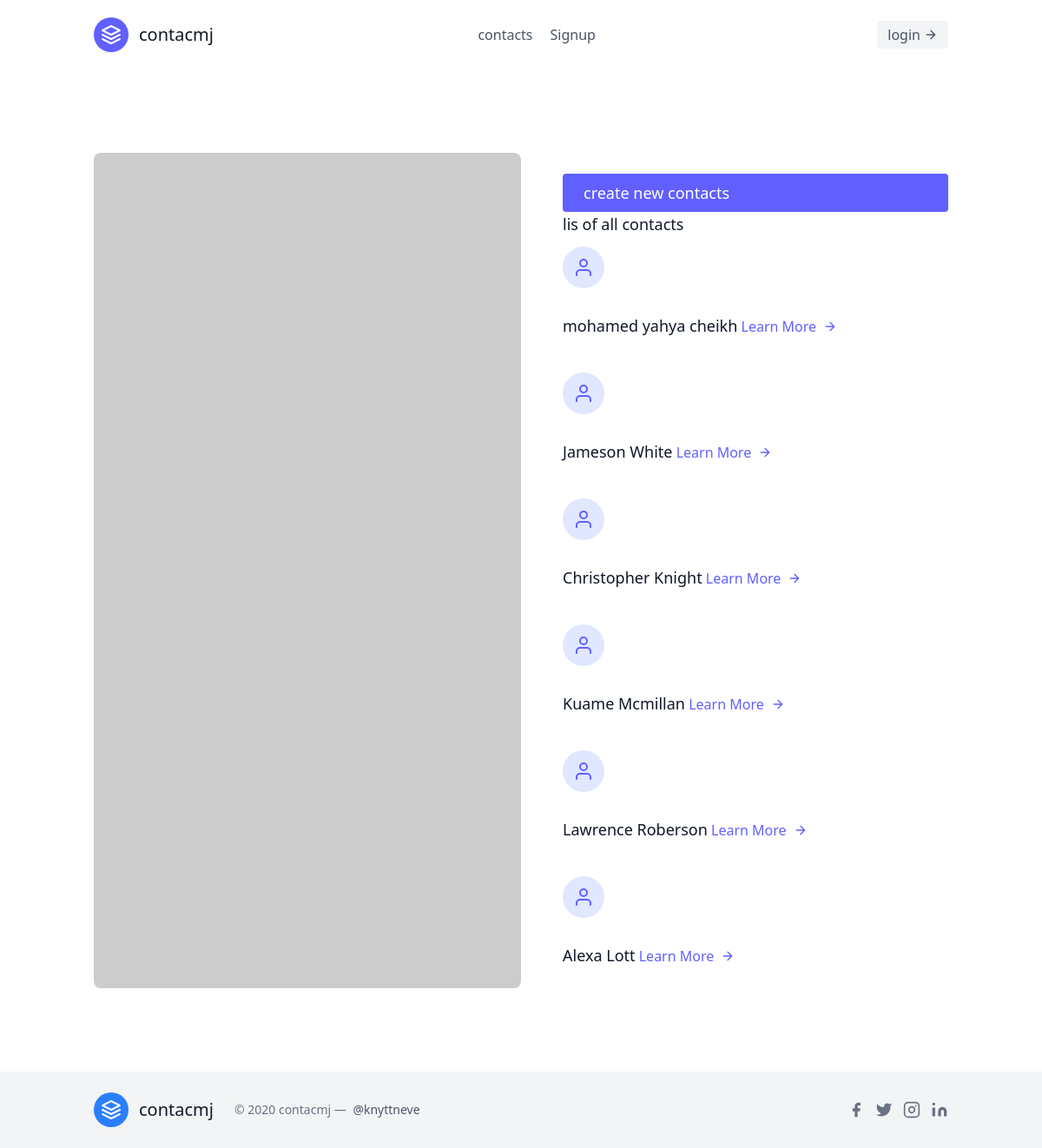
Before: /contacts/ with the older database file.
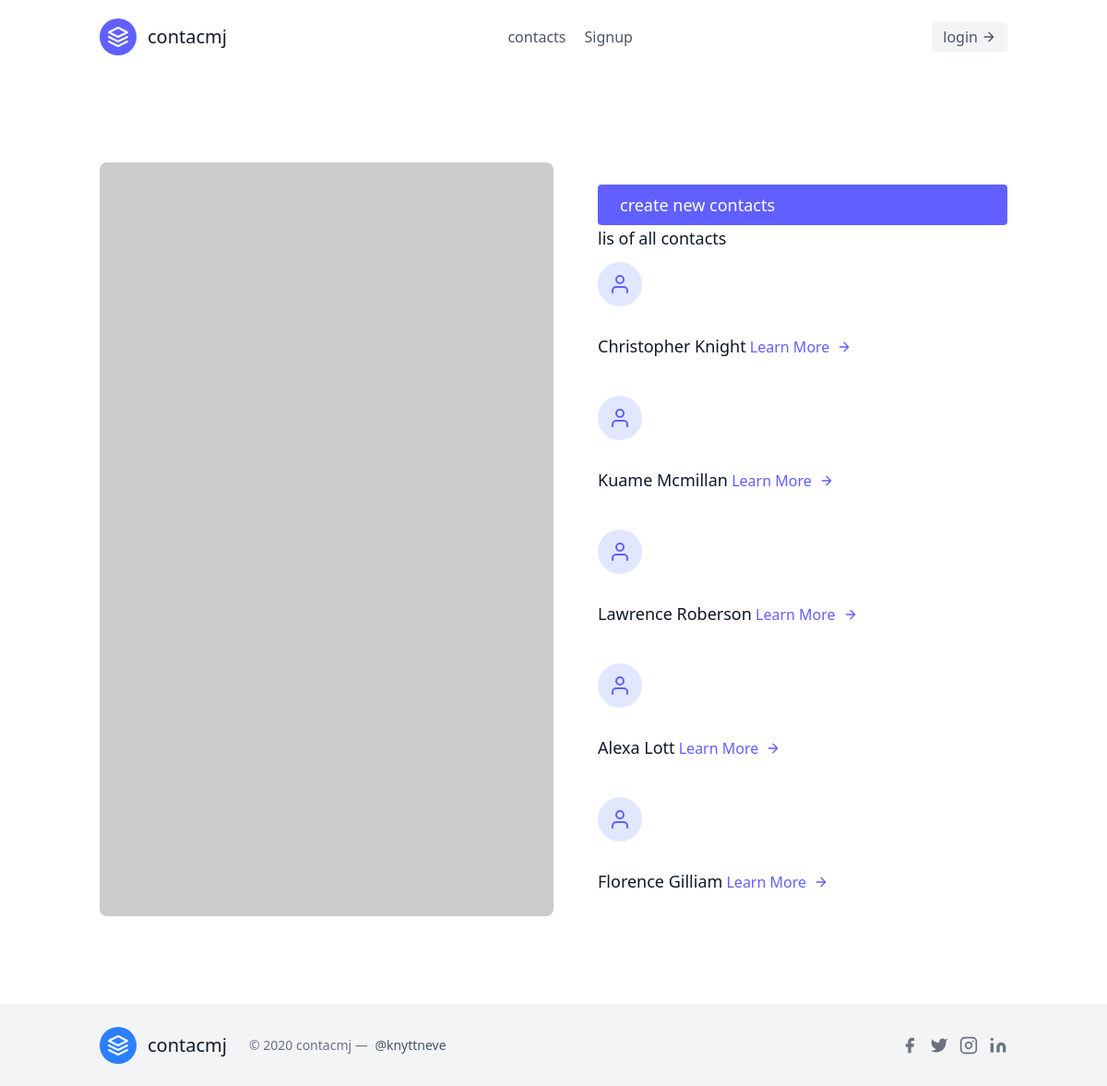
After: the same page with the newer database file.
### contacts/models.py (models this page shows, shortened)
class Contact(models.Model):
    name=models.CharField(max_length=30)
    email=models.EmailField(unique=True)
    phone=models.IntegerField(max_length=100)
    registrar=models.ForeignKey("Registrar",on_delete=models.CASCADE)

### contacts/views.py (the view)
# urls.py: path('',ContactListView.as_view(),name='contact-list'),
class ContactListView(ListView):
    template_name="leads/contactList.html"
    queryset=Contact.objects.all()
    context_object_name='contacts'

### contacts/templates/leads/contactList.html
{% extends 'base.html' %}
{% block content %}
<section class="text-gray-600 body-font">
    <div class="container px-5 py-24 mx-auto flex flex-wrap">
      <div class="lg:w-1/2 w-full mb-10 lg:mb-0 rounded-lg overflow-hidden">
        <img alt="feature" class="object-cover object-center h-full w-full" src="https://dummyimage.com/460x500">
      </div>
      <div class="flex flex-col flex-wrap lg:py-6 -mb-10 lg:w-1/2 lg:pl-12 lg:text-left text-center">
        <a href="{% url 'contacts:contact-create' %}" class="text-white bg-indigo-500 border-0 py-2 px-6 focus:outline-none hover:bg-indigo-600 rounded text-lg">
            create new contacts </a>
            <h2 class="text-gray-900 text-lg title-font font-medium mb-3">lis of all contacts</h2>
            {% for contact in contacts %}
                <div class="flex flex-col mb-10 lg:items-start items-center">
                    <div class="w-12 h-12 inline-flex items-center justify-center rounded-full bg-indigo-100 text-indigo-500 mb-5">
                        <svg fill="none" stroke="currentColor" stroke-linecap="round" stroke-linejoin="round" stroke-width="2" class="w-6 h-6" viewBox="0 0 24 24">
                            <path d="M20 21v-2a4 4 0 00-4-4H8a4 4 0 00-4 4v2"></path>
                            <circle cx="12" cy="7" r="4"></circle>
                        </svg>
                    </div>
                    <div class="flex-grow">
                        <a href="{% url 'contacts:contact-detail' contact.pk  %}" class="text-gray-900 text-lg title-font font-medium mb-3">{{ contact.name }}</a>
                        <a href="{% url 'contacts:contact-detail' contact.pk  %}" class="mt-3 text-indigo-500 inline-flex items-center">Learn More
                        <svg fill="none" stroke="currentColor" stroke-linecap="round" stroke-linejoin="round" stroke-width="2" class="w-4 h-4 ml-2" viewBox="0 0 24 24">
                            <path d="M5 12h14M12 5l7 7-7 7"></path>
                        </svg>
                        </a>
                    </div>
                    </div>
            {% endfor%}
      </div>
    </div>
  </section>
{% endblock content %}

### templates/base.html (shortened to what this page needs)
<!DOCTYPE html>
<html lang="en">
<head>
    <script src="https://cdn.jsdelivr.net/npm/@tailwindcss/browser@4"></script>
</head>
<body>
    {% include "navbar.html"%}
    {% block content %}
    {% endblock content %}
    {% include "footer.html"%}
</body>
</html>

### templates/navbar.html
<header class="text-gray-600 body-font">
  <div class="container mx-auto flex flex-wrap p-5 flex-col md:flex-row items-center">
    <a class="flex title-font font-medium items-center text-gray-900 mb-4 md:mb-0">
      <svg xmlns="http://www.w3.org/2000/svg" fill="none" stroke="currentColor" stroke-linecap="round" stroke-linejoin="round" stroke-width="2" class="w-10 h-10 text-white p-2 bg-indigo-500 rounded-full" viewBox="0 0 24 24">
        <path d="M12 2L2 7l10 5 10-5-10-5zM2 17l10 5 10-5M2 12l10 5 10-5"></path>
      </svg>
      <span class="ml-3 text-xl">contacmj</span>
    </a>
    <nav class="md:ml-auto md:mr-auto flex flex-wrap items-center text-base justify-center">
      <a href="{% url 'contacts:contact-list' %}" class="mr-5 hover:text-gray-900">contacts</a>
      {% if not request.user.is_authenticated %}
        <a href="{% url 'signup' %}" class="mr-5 hover:text-gray-900">Signup</a>
      {% endif %}
    </nav>
    {% if request.user.is_authenticated %}
      <button class="inline-flex items-center bg-gray-100 border-0 py-1 px-3 focus:outline-none hover:bg-gray-200 rounded text-base mt-4 md:mt-0">
        logged in : {{ user.username }}
        <svg fill="none" stroke="currentColor" stroke-linecap="round" stroke-linejoin="round" stroke-width="2" class="w-4 h-4 ml-1" viewBox="0 0 24 24">
          <path d="M5 12h14M12 5l7 7-7 7"></path>
        </svg>
      </button>
      <form action="{% url 'logout' %}" method="post" class="inline-flex">
        {% csrf_token %}
        <button type="submit" class="inline-flex items-center bg-gray-100 border-0 py-1 px-3 focus:outline-none hover:bg-gray-200 rounded text-base mt-4 md:mt-0">
          logout
          <svg fill="none" stroke="currentColor" stroke-linecap="round" stroke-linejoin="round" stroke-width="2" class="w-4 h-4 ml-1" viewBox="0 0 24 24">
            <path d="M5 12h14M12 5l7 7-7 7"></path>
          </svg>
        </button>
      </form>
    {% else %}
      <a href="{% url 'login' %}" class="inline-flex items-center bg-gray-100 border-0 py-1 px-3 focus:outline-none hover:bg-gray-200 rounded text-base mt-4 md:mt-0">
        login
        <svg fill="none" stroke="currentColor" stroke-linecap="round" stroke-linejoin="round" stroke-width="2" class="w-4 h-4 ml-1" viewBox="0 0 24 24">
          <path d="M5 12h14M12 5l7 7-7 7"></path>
        </svg>
      </a>
    {% endif %}
  </div>
</header>

### templates/footer.html
<footer class="text-gray-600 body-font">
    <div class="bg-gray-100">
      <div class="container px-5 py-6 mx-auto flex items-center sm:flex-row flex-col">
        <a class="flex title-font font-medium items-center md:justify-start justify-center text-gray-900">
          <svg xmlns="http://www.w3.org/2000/svg" fill="none" stroke="currentColor" stroke-linecap="round" stroke-linejoin="round" stroke-width="2" class="w-10 h-10 text-white p-2 bg-blue-500 rounded-full" viewBox="0 0 24 24">
            <path d="M12 2L2 7l10 5 10-5-10-5zM2 17l10 5 10-5M2 12l10 5 10-5"></path>
          </svg>
          <span class="ml-3 text-xl">contacmj</span>
        </a>
        <p class="text-sm text-gray-500 sm:ml-6 sm:mt-0 mt-4">© 2020 contacmj —
          <a href="https://twitter.com/knyttneve" rel="noopener noreferrer" class="text-gray-600 ml-1" target="_blank">@knyttneve</a>
        </p>
        <span class="inline-flex sm:ml-auto sm:mt-0 mt-4 justify-center sm:justify-start">
          <a class="text-gray-500">
            <svg fill="currentColor" stroke-linecap="round" stroke-linejoin="round" stroke-width="2" class="w-5 h-5" viewBox="0 0 24 24">
              <path d="M18 2h-3a5 5 0 00-5 5v3H7v4h3v8h4v-8h3l1-4h-4V7a1 1 0 011-1h3z"></path>
            </svg>
          </a>
          <a class="ml-3 text-gray-500">
            <svg fill="currentColor" stroke-linecap="round" stroke-linejoin="round" stroke-width="2" class="w-5 h-5" viewBox="0 0 24 24">
              <path d="M23 3a10.9 10.9 0 01-3.14 1.53 4.48 4.48 0 00-7.86 3v1A10.66 10.66 0 013 4s-4 9 5 13a11.64 11.64 0 01-7 2c9 5 20 0 20-11.5a4.5 4.5 0 00-.08-.83A7.72 7.72 0 0023 3z"></path>
            </svg>
          </a>
          <a class="ml-3 text-gray-500">
            <svg fill="none" stroke="currentColor" stroke-linecap="round" stroke-linejoin="round" stroke-width="2" class="w-5 h-5" viewBox="0 0 24 24">
              <rect width="20" height="20" x="2" y="2" rx="5" ry="5"></rect>
              <path d="M16 11.37A4 4 0 1112.63 8 4 4 0 0116 11.37zm1.5-4.87h.01"></path>
            </svg>
          </a>
          <a class="ml-3 text-gray-500">
            <svg fill="currentColor" stroke="currentColor" stroke-linecap="round" stroke-linejoin="round" stroke-width="0" class="w-5 h-5" viewBox="0 0 24 24">
              <path stroke="none" d="M16 8a6 6 0 016 6v7h-4v-7a2 2 0 00-2-2 2 2 0 00-2 2v7h-4v-7a6 6 0 016-6zM2 9h4v12H2z"></path>
              <circle cx="4" cy="4" r="2" stroke="none"></circle>
            </svg>
          </a>
        </span>
      </div>
    </div>
  </footer>

Changed rows visible on the page:
removed Contact: name "mohamed yahya cheikh"
removed Contact: name "Jameson White"
added Contact: name "Florence Gilliam"
